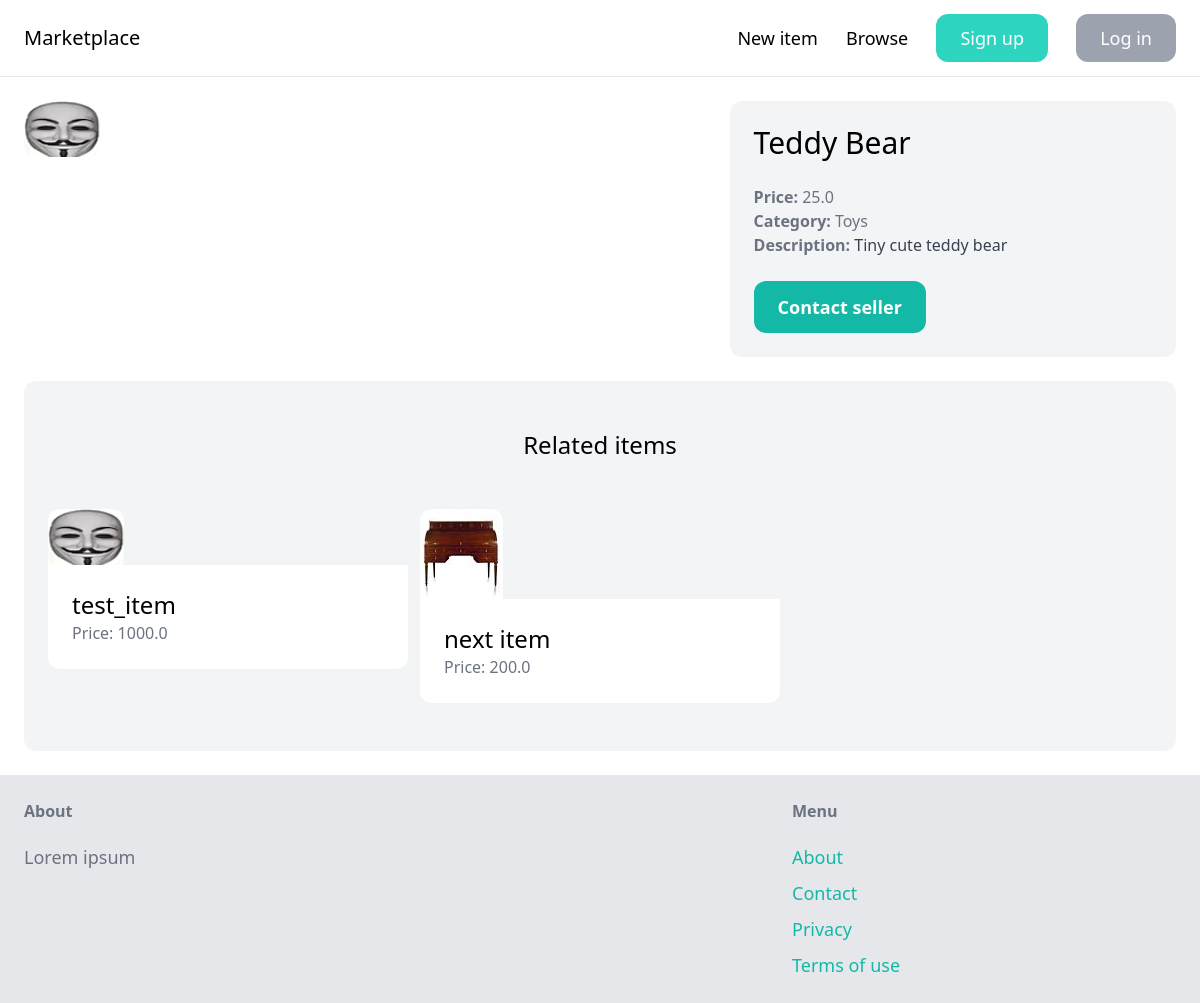
Page /items/1/ on the committed database.
### item/models.py (models this page shows, shortened)
class Item(models.Model):
    name = models.CharField(max_length=256)
    category = models.ForeignKey(Category, related_name='items', on_delete=models.CASCADE)
    description = models.TextField(blank=True, null=True)
    price = models.FloatField()
    image = models.ImageField(upload_to='item_images', blank=True, null=True)
    is_sold = models.BooleanField(default=False)
    created_at = models.DateField(auto_now_add=True)
    created_by = models.ForeignKey(User, related_name='items', on_delete=models.CASCADE)

class Category(models.Model):
    name = models.CharField(max_length=255)
    class Meta:
        ordering = ('name',)
        verbose_name_plural = 'Categories'
    def __str__(self):
        return self.name

### item/views.py (the view)
# urls.py: path('<int:pk>/', detail, name='detail'),
def detail(request, pk):
    item = get_object_or_404(Item, pk=pk)
    related_items = Item.objects.filter(category=item.category, is_sold=False).exclude(pk=pk)[:3]
    return render(request, 'detail.html', context={
        'item': item,
        'related_item': related_items
    })

### item/templates/detail.html (shortened to what this page needs)
{% extends 'base.html' %}
{% block content %}
	<div class="grid grid-cols-5 gap-6">
        <div class="col-span-3">
            <img src="{{ item.image.url }}" class="rounded-xl" alt="{{ image.name }} image">
        </div>
        <div class="col-span-2 p-6 bg-gray-100 rounded-xl ">
            <h1 class="mb-6 text-3xl">{{ item.name }}</h1>
            <p class="text-gray-500"><strong>Price: </strong>{{ item.price }}</p>
            <p class="text-gray-500"><strong>Category: </strong>{{ item.category }}</p>
            {% if item.description %}
                <p class="text-gray-700">
                    <strong class="text-gray-500">Description:</strong>
                    {{ item.description }}
                </p>
            {% endif %}
            {% if request.user == item.created_by%}
                <div class="mt-6 p-6 bg-white rounded-xl">
                    <p>This is your item</p>
                <a href="{% url 'item:edit' item.id %}" class="inline-block mt-6 px-6 py-3 text-lg font-semibold bg-green-500 text-white rounded-xl">Edit</a>
                <a href="{% url 'item:delete' item.id %}" class="inline-block mt-6 px-6 py-3 text-lg font-semibold bg-red-500 text-white rounded-xl">Delete</a>
                </div>
            {% else %}
                <a href="{% url 'conversation:new_conversation' item.id %}" class="inline-block mt-6 px-6 py-3 text-lg font-semibold bg-teal-500 text-white rounded-xl hover:bg-teal-700">
                    Contact seller
                </a>
            {% endif %}
        </div>
    </div>
        <div class="mt-6 px-6 py-12 bg-gray-100 rounded-xl">
        <h2 class="mb-12 text-2xl text-center">Related items</h2>
        <div class="grid grid-cols-3 gap-3">
            {% for item in related_item %}
                <div>
                    <a href="{% url 'item:detail' item.id %}">
                        <div>
                            <img src="{{ item.image.url }}" class="rounded-t-xl" alt="{{ item.name }} image">
                        </div>
                        <div class="p-6 bg-white rounded-b-xl">
                            <h2 class="text-2xl">{{ item.name }}</h2>
                            <p class="text-gray-500">Price: {{ item.price }}</p>
                        </div>
                    </a>
                </div>
            {% endfor %}
        </div>
    </div>
{% endblock %}

### rows in the picture
Item: image (picture), name "Teddy Bear", price "25.0", category "Toys", description "Tiny cute teddy bear"
Item: image (picture), name "test_item", price "1000.0"
Item: image (picture), name "next item", price "200.0"
